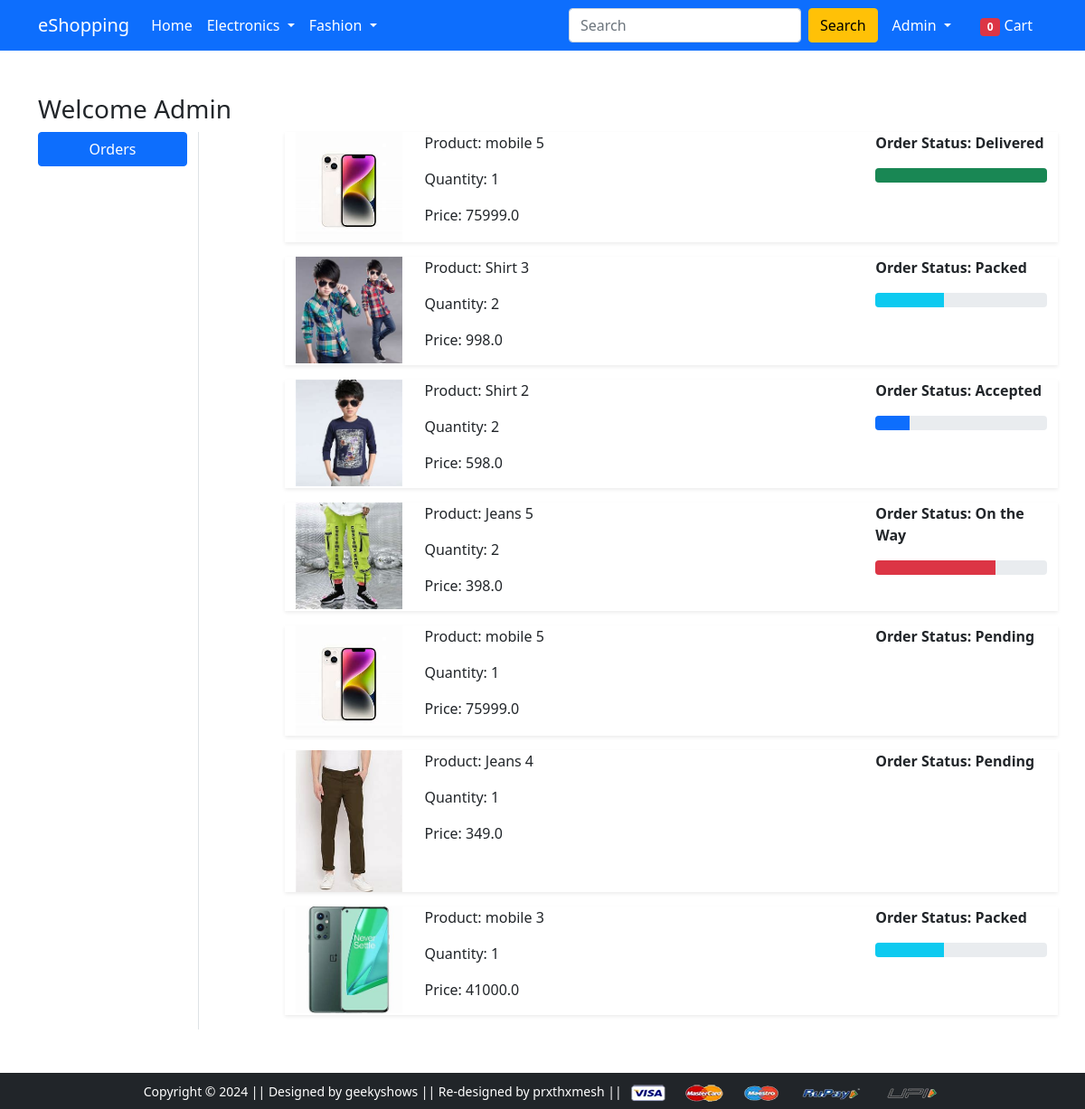
Screenshot of /orders/ (signed in) with the database file from the repository.
### app/models.py (models this page shows)
class OrderPlaced(models.Model):
    user=models.ForeignKey(User,on_delete=models.CASCADE)
    customer=models.ForeignKey(Customer,on_delete=models.CASCADE)
    product=models.ForeignKey(Product,on_delete=models.CASCADE)
    quantity=models.PositiveIntegerField(default=1)
    ordered_data=models.DateTimeField(auto_now_add=True)
    status=models.CharField(max_length=50,choices=STATUS_CHOICES,default='Pending')
    @property
    def total_cost(self):
        return self.quantity*self.product.discounted_price

class Product(models.Model):
    title=models.CharField(max_length=100)
    selling_price=models.FloatField()
    discounted_price=models.FloatField()
    description=models.TextField()
    brand=models.CharField(max_length=100)
    category=models.CharField(choices=CATEGORY_CHOICES,max_length=2)
    product_image=models.ImageField(upload_to='productimg')

### app/views.py (the view)
# urls.py: path('orders/', views.orders, name='orders'),
@login_required
def orders(request):
    totalitem=0
    op=OrderPlaced.objects.filter(user=request.user)
    if request.user.is_authenticated:
        totalitem=len(Cart.objects.filter(user=request.user))
    return render(request, 'app/orders.html',{'order_placed':op,'totalitem':totalitem})

### app/templates/app/orders.html (shortened to what this page needs)
{% extends 'app/base.html' %}
{% load static %}
{% block main-content %}
<div class="container my-5">
 <div class="row">
 <h3>Welcome <span class="text-capitalize">{{request.user}}</span></h3>
  <div class="col-sm-2 border-end">
   <ul class="list-unstyled">
    <li class="d-grid"><a href="{% url 'orders' %}" class="btn btn-primary">Orders</a></li>
   </ul>
  </div>
  <div class="col-sm-9 offset-sm-1">
    {% for op in order_placed %}
    <div class="row shadow-sm mb-3">
        <div class="col-sm-2">
            <img src="{{ op.product.product_image.url }}" alt="" srcset="" class="img-fluid" height="150" width="150">
        </div>
        <div class="col-sm-7">
            <p>Product: {{ op.product.title }}</p>
            <p>Quantity: {{ op.quantity }}</p>
            <p>Price: {{ op.total_cost }}</p>
        </div>
        <div class="col-sm-3 fw-bold">
            <p>Order Status: {{ op.status }}</p>
            {% if op.status == 'Accepted' %}
            <div class="progress">
                <div class="progress-bar" role="progressbar" style="width: 20%;" aria-valuenow="20" aria-valuemin="0" aria-valuemax="100"></div>
            </div>
            {% endif %}
            {% if op.status == 'Packed' %}
            <div class="progress">
                <div class="progress-bar bg-info" role="progressbar" style="width: 40%;" aria-valuenow="40" aria-valuemin="0" aria-valuemax="100"></div>
            </div>
            {% endif %}
            {% if op.status == 'On the Way' %}
            <div class="progress">
                <div class="progress-bar bg-danger" role="progressbar" style="width: 70%;" aria-valuenow="70" aria-valuemin="0" aria-valuemax="100"></div>
            </div>
            {% endif %}
            {% if op.status == 'Delivered' %}
            <div class="progress">
                <div class="progress-bar bg-success" role="progressbar" style="width: 100%;" aria-valuenow="100" aria-valuemin="0" aria-valuemax="100"></div>
            </div>
            {% endif %}
        </div>
    </div>
    {% endfor %}
  </div>
 </div>
</div>
{% endblock main-content %}

### app/templates/app/base.html (shortened to what this page needs)
<!doctype html>
{% load static %}
<html lang="en">
  <head>
    <link href="https://cdn.jsdelivr.net/npm/bootstrap@5.0.0-beta1/dist/css/bootstrap.min.css" rel="stylesheet">
    <link rel="stylesheet" href="{% static 'app/css/owl.carousel.min.css' %}">
    <link rel="stylesheet" href="{% static 'app/css/all.min.css' %}">
    <link rel="stylesheet" href="{% static 'app/css/style.css' %}">
  </head>
  <body>
    <nav class="navbar navbar-expand-lg navbar-dark bg-primary">
     <div class="container">
       <a class="navbar-brand" href="/">eShopping</a>
       <div class="collapse navbar-collapse" id="navbarSupportedContent">
         <ul class="navbar-nav me-auto mb-2 mb-lg-0">
           <li class="nav-item">
             <a class="nav-link active" aria-current="page" href="/">Home</a>
           </li>
           <li class="nav-item dropdown">
             <a class="nav-link dropdown-toggle text-white" href="#" id="electronicsDropdown" role="button" data-bs-toggle="dropdown" aria-expanded="false">
               Electronics
             </a>
           </li>
           <li class="nav-item dropdown">
             <a class="nav-link dropdown-toggle text-white" href="#" id="fashionDropdown" role="button" data-bs-toggle="dropdown" aria-expanded="false">
               Fashion
             </a>
           </li>
         </ul>
         <form class="d-flex">
           <input class="form-control me-2" type="search" placeholder="Search" aria-label="Search">
           <button class="btn btn-warning" type="submit">Search</button>
         </form>
         <div>
          <ul class="navbar-nav me-auto mb-2 mb-lg-0">
          {%if request.user.is_authenticated%}
           <li class="nav-item dropdown mx-2">
              <a class="nav-link dropdown-toggle text-white" href="#" id="profileDropdown" role="button" data-bs-toggle="dropdown" aria-expanded="false">
                {{request.user.username|capfirst}}
              </a>
            </li>
            <li class="nav-item mx-2">
             <a href="{% url 'showcart' %}" class="nav-link text-white"><span class="badge bg-danger">{{totalitem}}</span> Cart </a>
            </li>
          {%endif%}
          </ul>
         </div>
       </div>
     </div>
    </nav>
    {% block main-content %} {% endblock main-content %}
    <footer class="container-fluid bg-dark text-center p-2 mt-5">
        <small class="text-white">Copyright &copy; 2024 || Designed by geekyshows || Re-designed by prxthxmesh || </small>
        <img src="{% static 'app/images/payment.png' %}" alt="" srcset="" class="img-fluid" height="2px">
    </footer>
  </body>
</html>

### rows the page displays
OrderPlaced: product.product_image (picture), product "mobile 5", quantity "1", total_cost "75999.0", status "Delivered"
OrderPlaced: product.product_image (picture), product "Shirt 3", quantity "2", total_cost "998.0", status "Packed"
OrderPlaced: product.product_image (picture), product "Shirt 2", quantity "2", total_cost "598.0", status "Accepted"
OrderPlaced: product.product_image (picture), product "Jeans 5", quantity "2", total_cost "398.0", status "On the Way"
OrderPlaced: product.product_image (picture), product "mobile 5", quantity "1", total_cost "75999.0", status "Pending"
OrderPlaced: product.product_image (picture), product "Jeans 4", quantity "1", total_cost "349.0", status "Pending"
OrderPlaced: product.product_image (picture), product "mobile 3", quantity "1", total_cost "41000.0", status "Packed"

### other values shown
{{ request.user.username|capfirst }} "Admin"
{{ totalitem }} "0"
{{ request.user }} "Admin"
